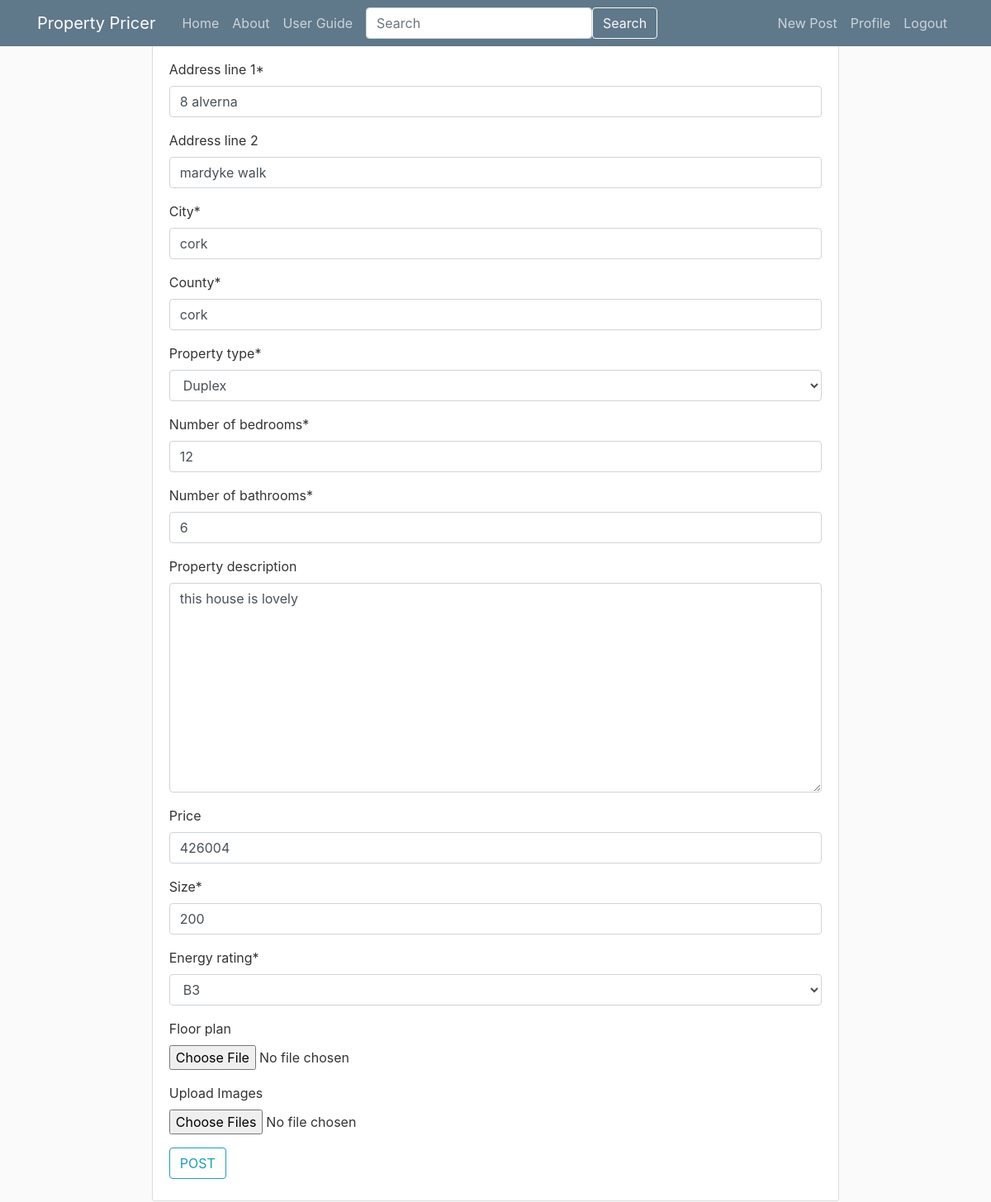
Page /post/1/update (signed in) on the committed database.
### webpages/models.py (models this page shows, shortened)
class Post(models.Model):
    property_description = models.TextField(null=True, blank=True)
    address_line_1 = models.CharField(max_length=255)
    address_line_2 = models.CharField(max_length=255, null=True, blank=True)
    city = models.CharField(max_length=128, default='')
    county = models.CharField(max_length=128, default='')
    floor_plan = models.ImageField(upload_to=get_image_filename, null=True, blank=True)
    property_type = models.IntegerField(choices=PROPERTY_TYPE_CHOICES)
    number_of_bedrooms = models.PositiveIntegerField()
    number_of_bathrooms = models.PositiveIntegerField()
    energy_rating = models.IntegerField(choices=ENERGY_RATING_CHOICES)
    size = models.IntegerField()
    date_posted = models.DateField(default=timezone.now)
    author = models.ForeignKey(User, related_name="user_posts", on_delete=models.CASCADE)
    price = models.PositiveIntegerField(null=True, blank=True, editable=True)
    __original_price = None
    """
        this method return a string to redirect the user after posting to that post by returning post details the
        primary key of the newly created post
    """
    """
        overwriting the django save method
        by passing in the estimated price into the price before it is saved
    """
    def save(self, force_insert=False, force_update=False, *args, **kwargs):
        estimated_price = price_pridiction_model(
            self.number_of_bedrooms,
            self.number_of_bathrooms,
            self.size,
            self.property_type,
            self.energy_rating
        )
        self.price = estimated_price
        super().save(force_insert, force_update, *args, **kwargs)

### webpages/views.py (the view, shortened to what this page needs)
# urls.py: path('post/<int:pk>/update', PostUpdateView.as_view(), name='post-update'),
class PostUpdateView(LoginRequiredMixin, UserPassesTestMixin, UpdateView):
    model = Post
    fields = POST_FIELDS
    def test_func(self):
        post = self.get_object()
        if self.request.user == post.author:
            return True
        return False

### templates/webpages/post_form.html (shortened to what this page needs)
{% extends "base.html" %}
{% load crispy_forms_tags %}
    {% block content %}
        <div class="content-section">
            <form method="POST" enctype='multipart/form-data'>
                <fieldset class="form-group">
                    <legend class="border-bottom mb-4">Post your property</legend>
                    {{ form|crispy }}
                    <div class="div_id_post_images">
                        <label for="id_post_images">
                            Upload Images
                        </label>
                        <div class="">
                            <input id="id_post_images" class="clearablefileinput form-control-file" accept="image/*" type="file" name="post_images" multiple>
                        </div>
                    </div>
                </fieldset>
                <div class="form-group">
                    <button class="btn btn-outline-info" type="submit">POST</button>
                </div>
            </form>
        </div>
{% endblock content %}

### static/css/main.css (style rules this page uses)
body { background: #fafafa; color: #333333; }
.content-section { background: #ffffff; padding: 10px 20px; border: 1px solid #dddddd; border-radius: 3px; margin-bottom: 20px; }

### rows in the picture
Post: address_line_1 "8 alverna", address_line_2 "mardyke walk", city "cork", county "cork", property_type "Duplex", number_of_bedrooms "12", number_of_bathrooms "6", property_description "this house is lovely", price "426004", size "200", energy_rating "B3"
